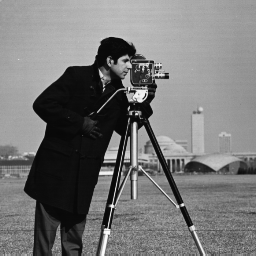
%> input picture hidden.png, 256 x 256 px; the run also reads 1 picture not shown here
$ octave extract.m   (GNU Octave 9; MATLAB toolbox functions it lacks are replaced by stand-ins)
%> lines starting %> are read from the running program, lines starting %| are printed output that depends on the picture
### my_dct2.m
function b=my_dct2(arg1)

[m, n] = size(arg1);
% Basic algorithm.
if (nargin == 1)
  if (m > 1) && (n > 1)
    b = dct(dct(arg1).').';
    return;
  else
    mrows = m;
    ncols = n;
  end
end

% Padding for vector input.
a = arg1;
if nargin==2, ncols = mrows(2); mrows = mrows(1); end
mpad = mrows; npad = ncols;
if m == 1 && mpad > m, a(2, 1) = 0; m = 2; end
if n == 1 && npad > n, a(1, 2) = 0; n = 2; end
if m == 1, mpad = npad; npad = 1; end   % For row vector.

% Transform.

b = dct(a, mpad);
if m > 1 && n > 1, b = dct(b.', npad).'; end

### extract.m
clc;
clear all;
close all;
a = imread("Hidden.png");
%> a is the input picture: size 256x256 uint8; min 7, max 253, mean 118.7
b = imread("cameraman.tif"); % image hidden into it
subplot(1,2,1);
imshow(a);
title("Hidden image");
sgtitle("Image Extraction",'Color','blue');
dct_a = my_dct2(double(a));
%> in my_dct2, `b = dct(dct(arg1).').';`:
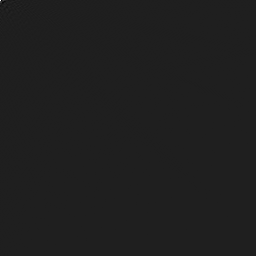
%> b: size 256x256 double; min -4225.7, max 30393.5, mean 0.6; drawn with min black and max white
dct_b = my_dct2(double(b));
c = dct_a - dct_b;
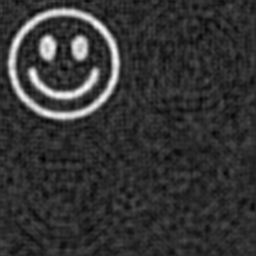
%> c: size 256x256 double; min -0.257, max 1.27, mean 0.0568; drawn with min black and max white
subplot(1,2,2)
sgtitle('Image Extraction','color','blue');
p = uint8(255 * c);
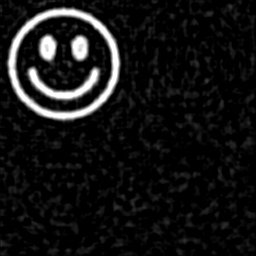
%> p: size 256x256 uint8; min 0, max 255, mean 19.7
imshow(p(1:128,1:128));
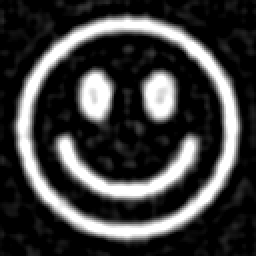
%> displayed picture: size 128x128, on the screen's scale of 0 to 255 (shown 2 times larger); min 0, max 255, mean 61.7
title('Extracted image');
